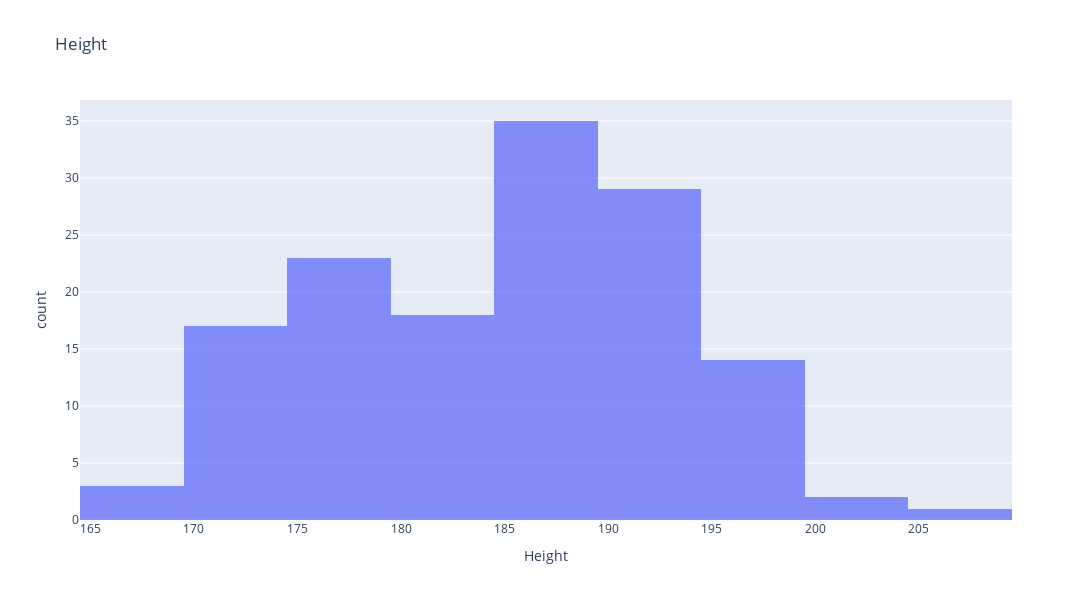
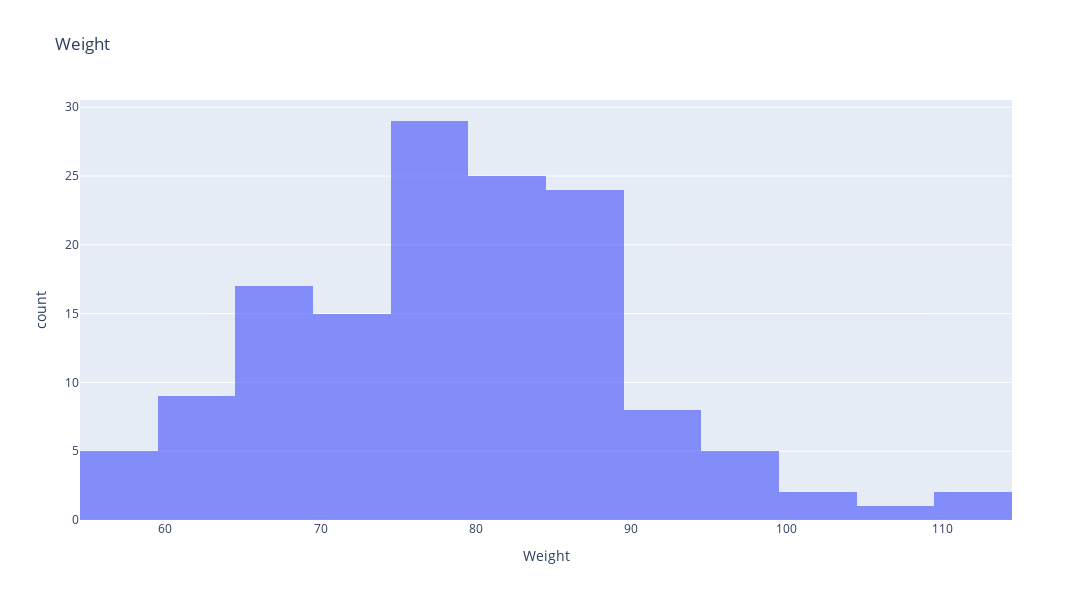
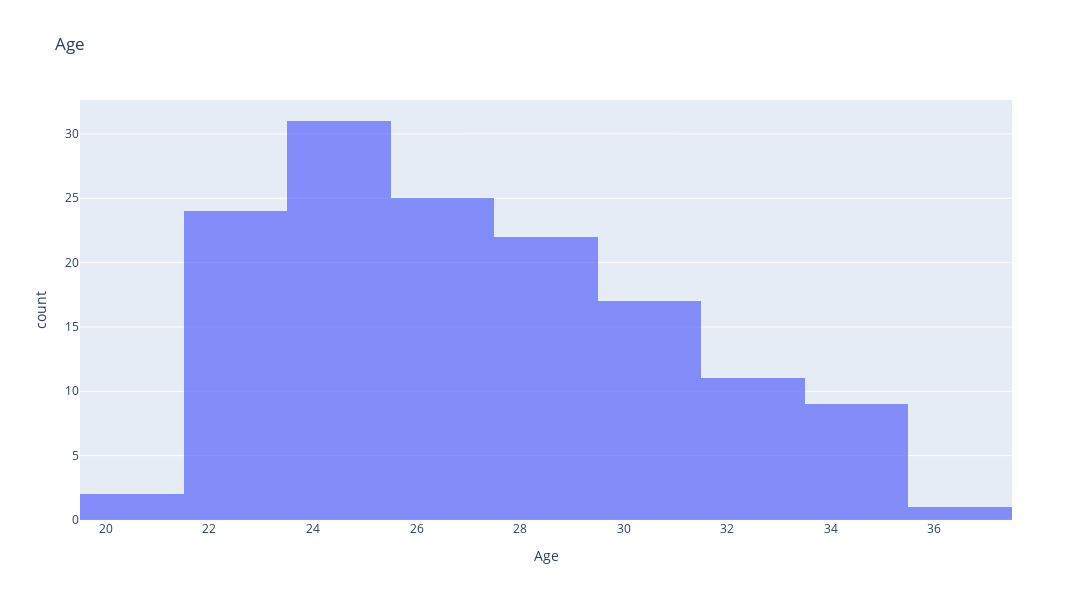
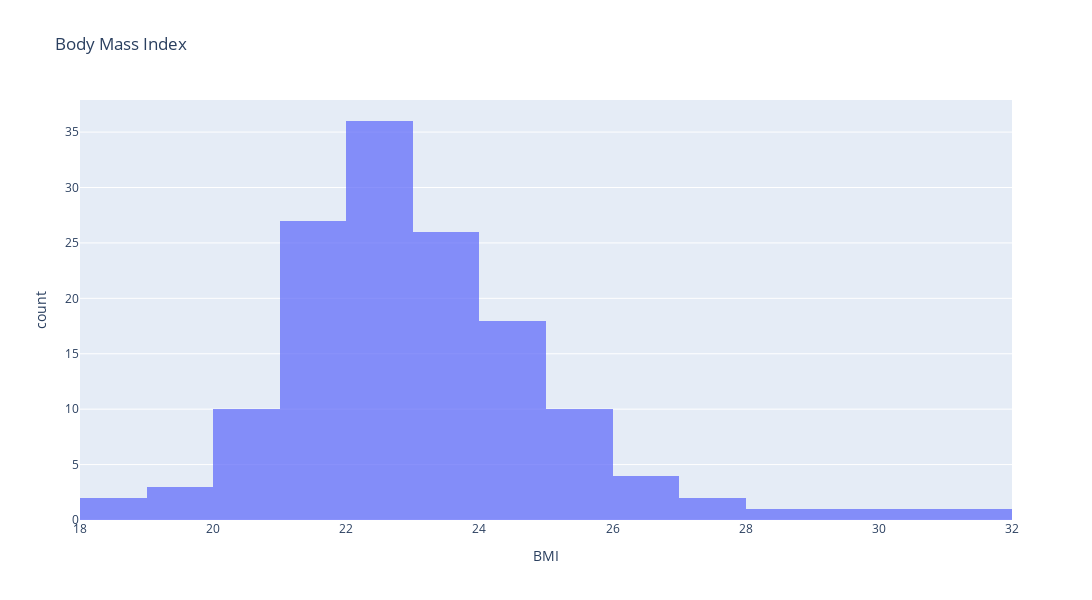

Here is the notebook cell these charts were saved with, in order:
### Markdown cell above
### Looking at the distributions of the data
Let's take a look at the distribution of the 4 stats that describe the physical characteristics of the players.

**Plot the four distributions about `height`, `weight`, `age` and `BMI`.**

### Code cell
#your code here

import plotly.express as px

fig1 = px.histogram(wnba, x='Height', title='Height', width=1200, height=600, opacity=0.75)
fig2 = px.histogram(wnba, x='Weight', title='Weight', width=1200, height=600, opacity=0.75)
fig3 = px.histogram(wnba, x='Age', title='Age', width=1200, height=600, opacity=0.75)
fig4 = px.histogram(wnba, x='BMI', title='Body Mass Index', width=1200, height=600, opacity=0.75)
fig1.show()
fig2.show()
fig3.show()
fig4.show()

### Figure 1 — Plotly figure (JSON) as saved in the notebook; plotly's stock layout.template omitted (floating-point values rounded to 4 significant figures; data arrays with more than 128 entries replaced by an {"elided": "..."} marker saying what was removed)
{"data": [{"alignmentgroup": "True", "bingroup": "x", "hovertemplate": "Height=%{x}<br>count=%{y}<extra></extra>", "legendgroup": "", "marker": {"color": "#636efa", "opacity": 0.75}, "name": "", "offsetgroup": "", "orientation": "v", "showlegend": false, "type": "histogram", "x": {"elided": "142 int values"}, "xaxis": "x", "yaxis": "y"}], "layout": {"barmode": "relative", "height": 600, "legend": {"tracegroupgap": 0}, "title": {"text": "Height"}, "width": 1200, "xaxis": {"anchor": "y", "domain": [0, 1], "title": {"text": "Height"}}, "yaxis": {"anchor": "x", "domain": [0, 1], "title": {"text": "count"}}}}

### Figure 2 — Plotly figure (JSON) as saved in the notebook; plotly's stock layout.template omitted (floating-point values rounded to 4 significant figures; data arrays with more than 128 entries replaced by an {"elided": "..."} marker saying what was removed)
{"data": [{"alignmentgroup": "True", "bingroup": "x", "hovertemplate": "Weight=%{x}<br>count=%{y}<extra></extra>", "legendgroup": "", "marker": {"color": "#636efa", "opacity": 0.75}, "name": "", "offsetgroup": "", "orientation": "v", "showlegend": false, "type": "histogram", "x": {"elided": "142 int values"}, "xaxis": "x", "yaxis": "y"}], "layout": {"barmode": "relative", "height": 600, "legend": {"tracegroupgap": 0}, "title": {"text": "Weight"}, "width": 1200, "xaxis": {"anchor": "y", "domain": [0, 1], "title": {"text": "Weight"}}, "yaxis": {"anchor": "x", "domain": [0, 1], "title": {"text": "count"}}}}

### Figure 3 — Plotly figure (JSON) as saved in the notebook; plotly's stock layout.template omitted (floating-point values rounded to 4 significant figures; data arrays with more than 128 entries replaced by an {"elided": "..."} marker saying what was removed)
{"data": [{"alignmentgroup": "True", "bingroup": "x", "hovertemplate": "Age=%{x}<br>count=%{y}<extra></extra>", "legendgroup": "", "marker": {"color": "#636efa", "opacity": 0.75}, "name": "", "offsetgroup": "", "orientation": "v", "showlegend": false, "type": "histogram", "x": {"elided": "142 int values"}, "xaxis": "x", "yaxis": "y"}], "layout": {"barmode": "relative", "height": 600, "legend": {"tracegroupgap": 0}, "title": {"text": "Age"}, "width": 1200, "xaxis": {"anchor": "y", "domain": [0, 1], "title": {"text": "Age"}}, "yaxis": {"anchor": "x", "domain": [0, 1], "title": {"text": "count"}}}}

### Figure 4 — Plotly figure (JSON) as saved in the notebook; plotly's stock layout.template omitted (floating-point values rounded to 4 significant figures; data arrays with more than 128 entries replaced by an {"elided": "..."} marker saying what was removed)
{"data": [{"alignmentgroup": "True", "bingroup": "x", "hovertemplate": "BMI=%{x}<br>count=%{y}<extra></extra>", "legendgroup": "", "marker": {"color": "#636efa", "opacity": 0.75}, "name": "", "offsetgroup": "", "orientation": "v", "showlegend": false, "type": "histogram", "x": {"elided": "142 float values"}, "xaxis": "x", "yaxis": "y"}], "layout": {"barmode": "relative", "height": 600, "legend": {"tracegroupgap": 0}, "title": {"text": "Body Mass Index"}, "width": 1200, "xaxis": {"anchor": "y", "domain": [0, 1], "title": {"text": "BMI"}}, "yaxis": {"anchor": "x", "domain": [0, 1], "title": {"text": "count"}}}}
